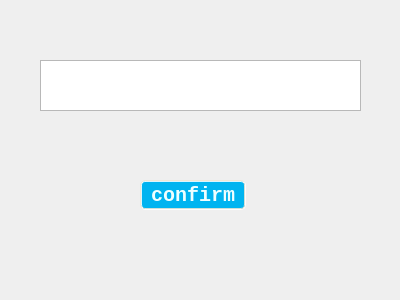
<?xml version="1.0" encoding="UTF-8"?>
<ui version="4.0">
 <class>NewTempGroup</class>
 <widget class="QWidget" name="NewTempGroup">
  <property name="geometry">
   <rect>
    <x>0</x>
    <y>0</y>
    <width>400</width>
    <height>300</height>
   </rect>
  </property>
  <property name="windowTitle">
   <string>Form</string>
  </property>
  <property name="styleSheet">
   <string notr="true">
#login, #MainWindow, #NewTempGroup
{
    /*背景色，蓝到淡黄渐变*/
    /*渐变色:rgba中最后一值为透明度,0_255&lt;-&gt;完全透明_不透明*/
    background-color: qradialgradient(cx:0.25, cy:0.25, radius:0.75, fx:0.618 fy:0.618,
                                        stop:0 rgba(20,150,220,240),
                                        stop:1 rgba(255,245,220,240));
}

#login
{
    /*宽高*/
    width: 800px;
    height: 500px;
}

#label_picture
{
    /*背景图片，注意格式*/
    border-image:url(:/res/background-images/login1.jpg) 4 4 4 4 strech strech;
    /*为logo采用特殊字体*/
    font-family: Chiller;
    font-size: 80px;
    font-weight:bold;
}


#pushButton_Login
{
    font-family:STXinwei;
    font-size: 24px;
    font-weight:bold;
}


QComboBox
{
    /*背景，淡黄*/
    background: rgb(255,245,220);
    /*边框，蓝绿*/
    border-color: rgb(0,140,180);
    border-style: groove;
    border-radius: 3px;
    border-width: 2px;
    /*前景/字体*/
    color: black;
    font-family: consolas;
    font-size: 24px;
    /*内边距*/
    padding-top: 2px;
    padding-left: 2px;
    /*宽高*/
    height: 30px;
}
/*下拉框格式*/
QComboBox QAbstractItemView
{
    /*背景，淡黄*/
    background: rgb(255,245,220);
    /*前景/字体*/
    color: black;
    font-family: consolas;
    font-size: 24px;
    /*内边距*/
    padding-top: 2px;
    padding-left: 2px;
    /*宽高*/
    height: 30px;
}
/*选中效果*/
QComboBox:on
{
    padding-top: 3px;
    padding-left: 4px;
}
/*下拉箭头容器*/
QComboBox::drop-down
{
    width: 32px;
    height: 32px;
}

/*下拉箭头*/
QComboBox::down-arrow
{
    image: url(:/res/icons/xia_la.png);
}
/*下拉箭头选中效果*/
QComboBox::down-arrow:on
{
    image: url(:/res/icons/shang_la.png);
}

/*确认框*/
QCheckBox
{
    /*前景/字体*/
    color: black;
    font-family: consolas;
    font-size: 24px;
    /*内边距*/
    padding-left:5px;
}

QCheckBox::indicator{/*选择框尺寸*/
    background-color: rgba(255, 255, 255, 0);
    border: 0px solid #b1b1b1;
        width: 30px;
        height: 30px;
}

QCheckBox::indicator:unchecked
{
    image: url(:/res/icons/kaiguan_guan.png);
}

QCheckBox::indicator:checked
{
    image: url(:/res/icons/kaiguan_kai.png);
}


/*按钮*/
QPushButton,QRadioButton
{
    /*背景，偏深蓝*/
    background-color: rgb(0,180,240);
    /*边框,淡黄*/
    border-color: rgba(240,230,210,220);
    border-radius: 5px;
    border-style: groove;
    border-width: 2px;
    /*前景/字体，淡蓝*/
    color: rgb(240,255,255);
    font-family: consolas;
    font-size: 20px;
    font-weight:bold;
    /*内边距*/
    /*宽高*/
    height:30px;
}

/*悬停时，背景变为淡蓝色，字体变为白色*/
QRadioButton:hover,QPushButton:hover
{
    background-color: rgb(100,180,250);
    color: white;
}

/*按下时，背景变为蓝绿色，显示边框效果*/
QPushButton:pressed,QRadioButton:pressed
{
    /*背景*/
    background-color: rgb(0,140,180);
    /*边框*/
    border-style: inset;
    /*前景/字体*/
    color: white;
    /*内边距*/
    padding-left:2px;
    padding-top:2px;
}


QLabel
{
    font-family: consolas;
    font-size: 24px;
    font-weight:bold;
    /*设置QLabel字体为居中*/
    qproperty-alignment:AlignCenter;
}


QTableWidget
{
    /*背景，淡黄*/
    background: rgb(255,245,220);
    /*选中背景，蓝色*/
    selection-background-color: rgb(10, 140, 220);
    /*边框，蓝绿*/
    border-color: rgb(0,140,180);
    border-style: groove;
    border-radius: 3px;
    border-width: 2px;
    /*前景/字体*/
    color: black;
    font-family: consolas;
    font-size: 24px;
    /*宽高*/
    height: 30px;
}

QPlainTextEdit, QListWidget, QLineEdit, QTreeWidget
{
    /*背景，淡黄*/
    background: rgb(255,245,220);
    /*选中背景，蓝色*/
    selection-background-color: rgb(10, 140, 220);
    selection-color: white;
    /*无边框*/

    /*前景/字体*/
    color: black;
    font-family: consolas;
    font-size: 16px;
}

QTreeWidget::item
{
    /*背景，淡黄*/
    background: rgb(255,245,220);
    /*选中背景，蓝色*/
    selection-background-color: rgb(10, 140, 220);
    selection-color: rgb(10, 140, 220);
    /*无边框*/

    /*前景/字体*/
    color: black;
    font-family: consolas;
    font-size: 16px;
}

QPlainTextEdit, QLineEdit
{
    /*窄边框，灰色*/
    border-color: rgb(160, 160, 160);
    border-style: solid;
    border-radius: 2px;
    border-width: 1px;
}
</string>
  </property>
  <widget class="QTextEdit" name="textEdit_newgroup">
   <property name="geometry">
    <rect>
     <x>40</x>
     <y>60</y>
     <width>321</width>
     <height>51</height>
    </rect>
   </property>
  </widget>
  <widget class="QPushButton" name="pushButton_confirm">
   <property name="geometry">
    <rect>
     <x>140</x>
     <y>180</y>
     <width>106</width>
     <height>30</height>
    </rect>
   </property>
   <property name="text">
    <string>confirm</string>
   </property>
  </widget>
 </widget>
 <resources/>
 <connections/>
</ui>
